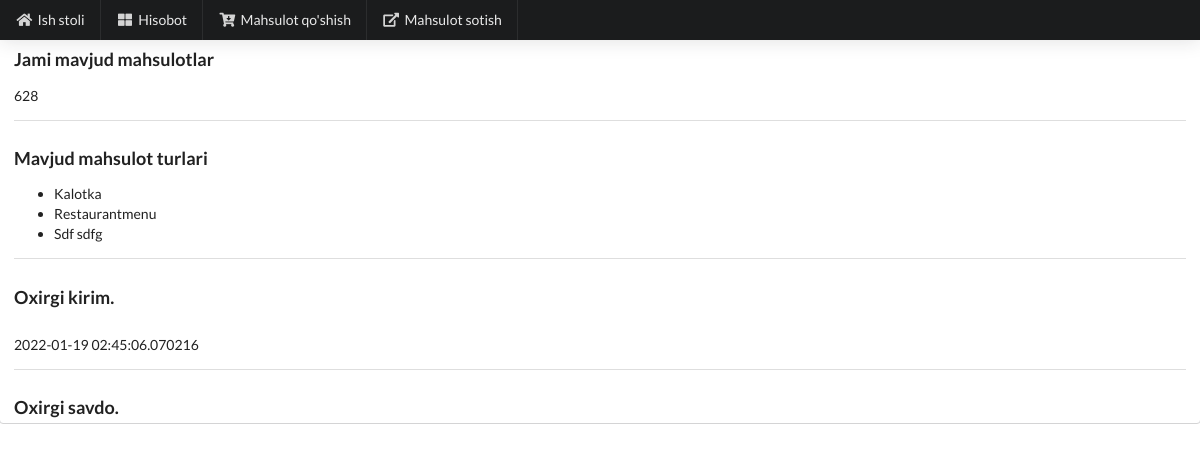
Page /dashboard on the earlier database version.
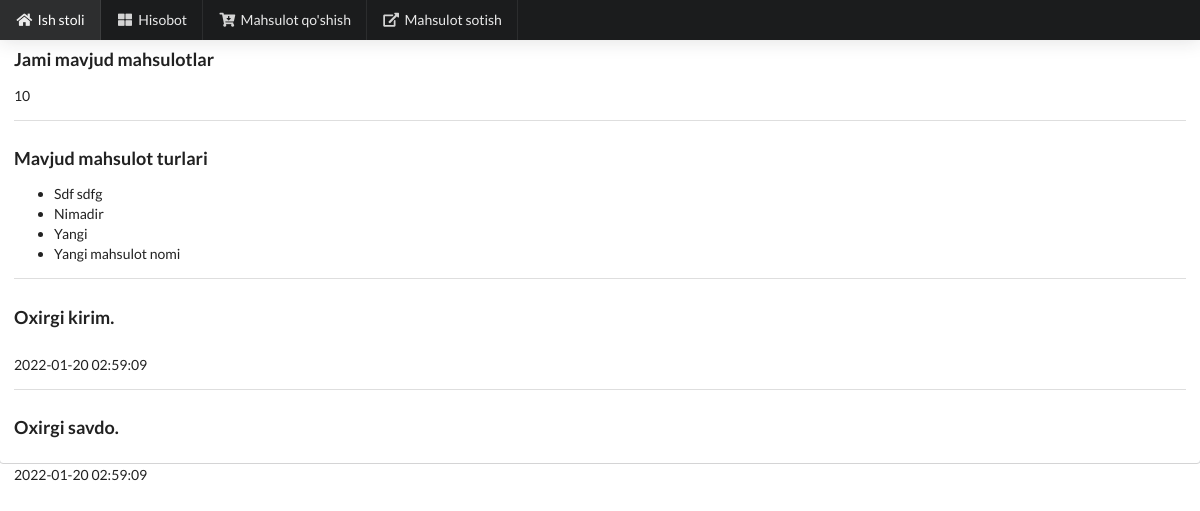
Same page on the later database version.
### modules.py (models this page shows, shortened)
class inheritedClassName(db.Model):
    __abstract__ = True

@dataclass
class Items(inheritedClassName):
    id: int
    name: String
    count: int
    in_time: DateTime
    in_price: Integer
    __tablename__ = "items"
    id = Column(Integer, primary_key=True)
    name = Column(String, nullable=False)
    count = Column(Integer, default=0)
    in_time = Column(DateTime)
    in_price = Column(Integer)

@dataclass
class Imports(inheritedClassName):
    id: int
    name: String
    count: int
    in_time: DateTime
    in_price: Integer
    __tablename__ = "imports"
    id = Column(Integer, primary_key=True)
    name = Column(String, nullable=False)
    count = Column(Integer, default=0)
    in_time = Column(DateTime)
    in_price = Column(Integer)

### main.py (the view)
@app.route('/dashboard')
def dashboard():
    items = Items.query.all()
    count_items = 0
    names = []
    for item in items:
        count_items += item.count
        if item.name not in names:
            names.append(item.name)
    newest_item = Imports.query.order_by(desc(Imports.in_time)).first()
    newest_sale = Sales.query.order_by(desc(Sales.out_time)).first()
    if newest_item:
        last_in_name = newest_item.name
        last_in_date = newest_item.in_time
    else:
        last_in_name = ''
        last_in_date = ''
    if newest_sale:
        last_out_name = newest_item.name
        last_out_date = newest_item.in_time
    else:
        last_out_name = ''
        last_out_date = ''
    response = {
        "count_items": count_items,
        "names": names,
        "last_in_name": last_in_name,
        "last_in_date": last_in_date,
        "last_out_name": last_out_name,
        "last_out_date": last_out_date
    }
    return render_template('dashboard.html', response=response)

### templates/dashboard.html (shortened to what this page needs)
<!DOCTYPE html>
<html lang="en">
<head>
    <link rel="stylesheet" href="{{ url_for('static', filename='semantic-ui/semantic.min.css') }}">
</head>
<body>
  <div class="ui bottom attached segment">
    <div class="ui visible inverted top sidebar menu">
      <a href="/dashboard" class="item">
        <i class="home icon"></i>
        Ish stoli
      </a>
      <a href="/sales" class="item">
        <i class="block layout icon"></i>
        Hisobot
      </a>
      <a href="/add_item" class="item">
        <i class="cart arrow down icon"></i>
        Mahsulot qo'shish
      </a>
      <a href="/items" class="item">
        <i class="external alternate icon"></i>
        Mahsulot sotish
      </a>
    </div>
        <div class="pusher">
          <div class="ui basic ">
            <h3 class="ui header">Jami mavjud mahsulotlar</h3>
            <p>{{ response.count_items }}</p>
            <div class="ui inverted divider"></div>
            <h3 class="ui header">Mavjud mahsulot turlari</h3>
            <ul>
                {% for name in response.names %}
                <li>{{ name }}</li>
                {% endfor %}
            </ul>
            <div class="ui inverted divider"></div>
            <h3 class="ui header">Oxirgi kirim.</h3>
            <p>{{ response.last_in_date }}</p>
            <div class="ui inverted divider"></div>
            <h3 class="ui header">Oxirgi savdo.</h3>
            <p>{{ response.last_out_date }}</p>
          </div>
        </div>
    </div>
</body>
</html>

Differences in the rows shown:
removed Items: name "Kalotka"
removed Items: name "Restaurantmenu"
no longer on this page (row unchanged): Imports: last_in_date "2022-01-19 02:45:06.070216"
added Items: name "Nimadir"
added Items: name "Yangi"
added Items: name "Yangi mahsulot nomi"
added Imports: last_in_date "2022-01-20 02:59:09", last_out_date "2022-01-20 02:59:09"
Other differences:
{{ response.count_items }}: "628" → "10"
